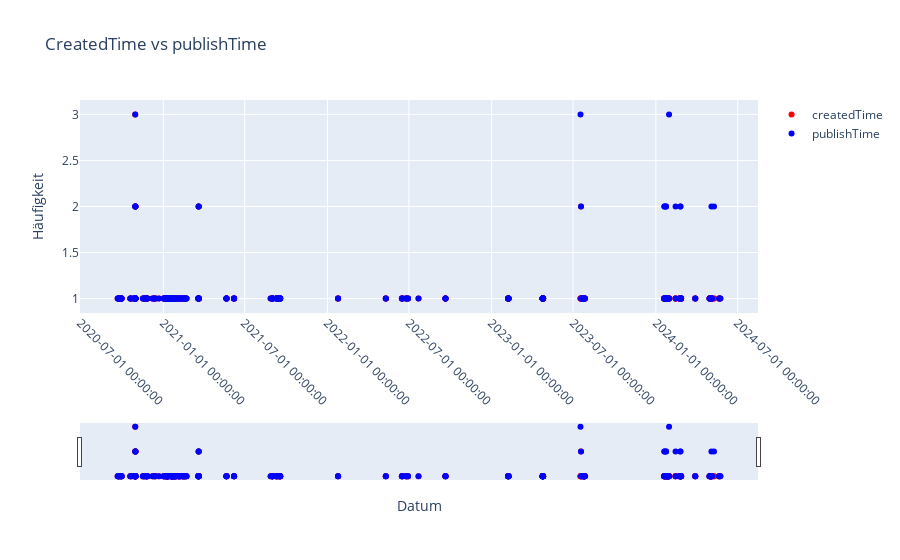

Notebook cell for this chart:
### Code cell
df['publishTime'] = pd.to_datetime(df['publishTime'])
df['createdTime'] = pd.to_datetime(df['createdTime'])


häufigkeit_publishTime = df['publishTime'].value_counts().sort_index()
häufigkeit_createdTime = df['createdTime'].value_counts().sort_index()

fig = go.Figure()


traces = [
    go.Scatter(
        x=häufigkeit_publishTime.index,
        y=häufigkeit_publishTime.values,
        mode='markers',
        name='publishTime',
        marker=dict(color='blue')  
    ),
    go.Scatter(
        x=häufigkeit_createdTime.index,
        y=häufigkeit_createdTime.values,
        mode='markers',
        name='createdTime',
        marker=dict(color='red')  
    )
]

traces.sort(key=lambda trace: trace.name)

for trace in traces:
    fig.add_trace(trace)

fig.update_layout(
    title='CreatedTime vs publishTime',
    xaxis_title='Datum',
    yaxis_title='Häufigkeit',
    xaxis=dict(
        tickformat='%Y-%m-%d %H:%M:%S',
        tickangle=45,
        rangeslider=dict(visible=True)
    ),
    hovermode='x unified'
)

fig.show()

### Figure 1 — Plotly figure (JSON) as saved in the notebook; plotly's stock layout.template omitted (floating-point values rounded to 4 significant figures; data arrays with more than 128 entries replaced by an {"elided": "..."} marker saying what was removed)
{"data": [{"marker": {"color": "red"}, "mode": "markers", "name": "createdTime", "type": "scatter", "x": {"elided": "261 str values"}, "y": {"elided": "261 int values"}}, {"marker": {"color": "blue"}, "mode": "markers", "name": "publishTime", "type": "scatter", "x": {"elided": "248 str values"}, "y": {"elided": "248 int values"}}], "layout": {"hovermode": "x unified", "title": {"text": "CreatedTime vs publishTime"}, "xaxis": {"rangeslider": {"visible": true}, "tickangle": 45, "tickformat": "%Y-%m-%d %H:%M:%S", "title": {"text": "Datum"}}, "yaxis": {"title": {"text": "Häufigkeit"}}}}
